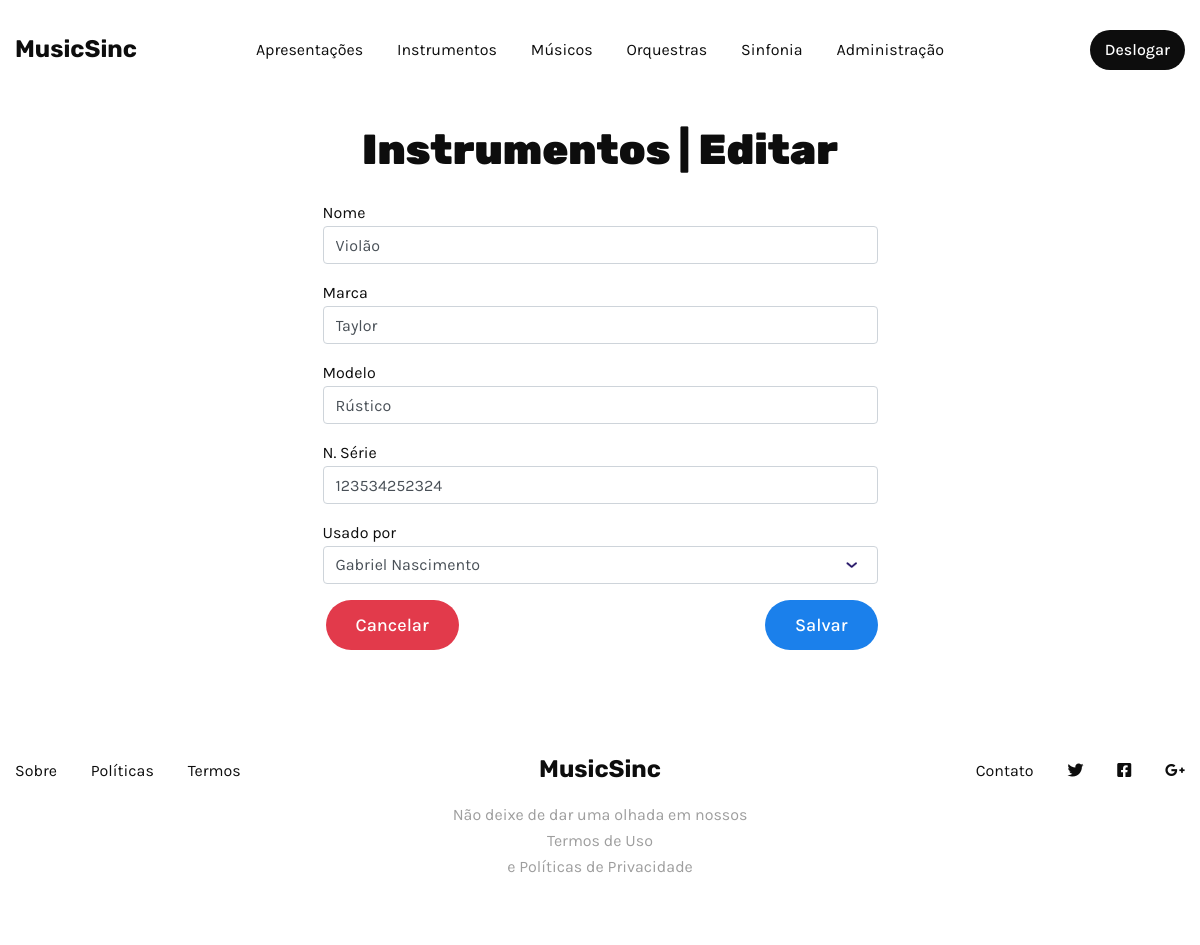
The page /instrumentos/editar/1/ (signed in) on the database its author committed.
### core/models.py (models this page shows, shortened)
class Instrumento(models.Model):
    nome = models.CharField(max_length=60)
    marca = models.CharField(max_length=100)
    modelo = models.CharField(max_length=100)
    n_serie = models.IntegerField()
    musico = models.OneToOneField(Musico, null=True, blank=True, on_delete=models.SET_NULL)
    class Meta:
        verbose_name = 'Instrumento'
        verbose_name_plural = 'Instrumentos'

class Musico(models.Model):
    nome = models.CharField(max_length=70)
    nacionalidade = models.CharField(choices=nacionalidade, max_length=20)
    dt_nascimento = models.DateField()
    class Meta:
        verbose_name = 'Musico'
        verbose_name_plural = 'Musicos'
    def __str__(self):
        return self.nome

### instrumento/views.py (the view)
# urls.py: path('editar/<int:pk>/', views.InstrumentoUpdateView.as_view(), name='update'),
class InstrumentoUpdateView(LoginRequiredMixin, UpdateView):
    model = Instrumento
    template_name = 'instrumento/criar_instrumento.html'
    fields = ['nome', 'marca', 'modelo', 'n_serie', 'musico']
    success_url = reverse_lazy('instrumento:read')
    slug_field = 'id'
    login_url='login'

### instrumento/templates/instrumento/criar_instrumento.html (shortened to what this page needs)
{% extends "base.html" %}
{% block content %}
{% include 'components/nav_tables.html' %}
<div class="col-12 d-flex flex-column align-items-center my-4">
    <div class="col-md-6">
        <h3 class="text-center mb-4">Instrumentos | {% if object %}Editar{% else %}Adicionar{% endif %}</h3>
    <div class="mt-4">
        <form method="post" action="{% if object %}{% url 'instrumento:update' object.pk %}{% else %}{% url 'instrumento:create' %}{% endif %}">
            <div class="form-group">
                <label for="{{ form.nome.id_for_label }}">Nome</label>
                <input class="form-control" id="{{ form.nome.id_for_label }}" type="text"
                    placeholder="Nome" name="{{ form.nome.html_name }}" {% if form.nome.value %}
                    value="{{ form.nome.value }}" {% endif %}>
            </div>
            <div class="form-group">
                <label for="{{ form.marca.id_for_label }}">Marca</label>
                <input class="form-control" id="{{ form.marca.id_for_label }}" type="text"
                    placeholder="Marca" name="{{ form.marca.html_name }}" {% if form.marca.value %}
                    value="{{ form.marca.value }}" {% endif %}>
            </div>
            <div class="form-group">
                <label for="{{ form.modelo.id_for_label }}">Modelo</label>
                <input class="form-control" id="{{ form.modelo.id_for_label }}" type="text"
                    placeholder="Modelo" name="{{ form.modelo.html_name }}" {% if form.modelo.value %}
                    value="{{ form.modelo.value }}" {% endif %}>
            </div>
            <div class="form-group">
                <label for="{{ form.n_serie.id_for_label }}">N. Série</label>
                <input class="form-control" id="{{ form.n_serie.id_for_label }}" type="number" step="1"
                    placeholder="N. Série" name="{{ form.n_serie.html_name }}" {% if form.n_serie.value %}
                    value="{{ form.n_serie.value }}" {% endif %}>
            </div>
            <div class="form-group">
                <label for="{{ form.musico.id_for_label }}">Usado por</label>
                <select class="form-control" id="{{ form.musico.id_for_label }}" name="{{ form.musico.html_name }}">
                    {% for musico in form.musico.field.choices %}
                        <option value="{{ musico.0 }}" {% if musico.0 == form.musico.value %}selected{% endif %}>{{ musico.1 }}</option>
                    {% endfor %}
                </select>
            </div>
            <div class="d-flex justify-content-between align-items-center">
                <a href="{% url 'instrumento:read' %}" class="btn btn-danger ml-3 cancelar-btn">Cancelar</a>
                <button type="submit" class="btn btn-primary salvar-btn">Salvar</button>
            </div>
        </form>
    </div>
    </div>
</div>
{% endblock %}

### instrumento/templates/instrumento/criar_instrumento.html (style rules this page uses)
.salvar-btn.btn-primary { background-color: #1b80eb; border-color: #1b80eb; }
.cancelar-btn.btn-danger { background-color: #e23a4b; border-color: #e23a4b; }

### rows shown on the page
Instrumento: nome "Violão", marca "Taylor", modelo "Rústico"
Musico: musico "Gabriel Nascimento"
